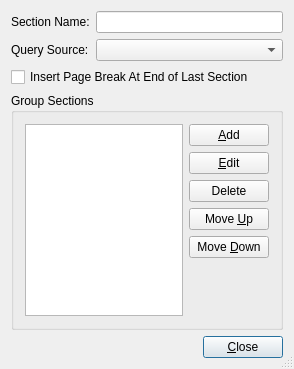
<ui version="4.0" >
 <comment> * OpenRPT report writer and rendering engine
 * Copyright (C) 2001-2010 by OpenMFG, LLC
 *
 * This library is free software; you can redistribute it and/or
 * modify it under the terms of the GNU Lesser General Public
 * License as published by the Free Software Foundation; either
 * version 2.1 of the License, or (at your option) any later version.
 *
 * This library is distributed in the hope that it will be useful,
 * but WITHOUT ANY WARRANTY; without even the implied warranty of
 * MERCHANTABILITY or FITNESS FOR A PARTICULAR PURPOSE. See the GNU
 * Lesser General Public License for more details.
 *
 * You should have received a copy of the GNU Lesser General Public
 * License along with this library; if not, write to the Free Software
 * Foundation, Inc., 59 Temple Place, Suite 330, Boston, MA 02111-1307 USA
 * Please contact info@openmfg.com with any questions on this license.</comment>
 <class>DetailSectionDialog</class>
 <widget class="QDialog" name="DetailSectionDialog" >
  <property name="geometry" >
   <rect>
    <x>0</x>
    <y>0</y>
    <width>294</width>
    <height>369</height>
   </rect>
  </property>
  <property name="windowTitle" >
   <string>Detail Section Properties</string>
  </property>
  <property name="sizeGripEnabled" >
   <bool>true</bool>
  </property>
  <layout class="QVBoxLayout" >
   <item>
    <layout class="QGridLayout" >
     <item row="0" column="0" >
      <widget class="QLabel" name="TextLabel1" >
       <property name="text" >
        <string>Section Name:</string>
       </property>
       <property name="buddy" >
        <cstring>tbName</cstring>
       </property>
      </widget>
     </item>
     <item row="0" column="1" >
      <widget class="QLineEdit" name="tbName" />
     </item>
     <item row="1" column="0" >
      <widget class="QLabel" name="TextLabel2" >
       <property name="text" >
        <string>Query Source:</string>
       </property>
       <property name="buddy" >
        <cstring>cbQuery</cstring>
       </property>
      </widget>
     </item>
     <item row="1" column="1" >
      <widget class="QueryComboBox" name="cbQuery" >
       <property name="sizePolicy" >
        <sizepolicy vsizetype="Fixed" hsizetype="Expanding" >
         <horstretch>0</horstretch>
         <verstretch>0</verstretch>
        </sizepolicy>
       </property>
      </widget>
     </item>
    </layout>
   </item>
   <item>
    <widget class="QCheckBox" name="breakAtEnd" >
     <property name="text" >
      <string>Insert Page Break At End of Last Section</string>
     </property>
    </widget>
   </item>
   <item>
    <widget class="QGroupBox" name="GroupBox1" >
     <property name="title" >
      <string>Group Sections</string>
     </property>
     <layout class="QHBoxLayout" >
      <property name="spacing" >
       <number>6</number>
      </property>
      <property name="leftMargin" >
       <number>11</number>
      </property>
      <property name="topMargin" >
       <number>11</number>
      </property>
      <property name="rightMargin" >
       <number>11</number>
      </property>
      <property name="bottomMargin" >
       <number>11</number>
      </property>
      <item>
       <widget class="QListWidget" name="lbGroups" />
      </item>
      <item>
       <layout class="QVBoxLayout" >
        <property name="spacing" >
         <number>6</number>
        </property>
        <property name="leftMargin" >
         <number>0</number>
        </property>
        <property name="topMargin" >
         <number>0</number>
        </property>
        <property name="rightMargin" >
         <number>0</number>
        </property>
        <property name="bottomMargin" >
         <number>0</number>
        </property>
        <item>
         <widget class="QPushButton" name="btnAdd" >
          <property name="text" >
           <string>&amp;Add</string>
          </property>
         </widget>
        </item>
        <item>
         <widget class="QPushButton" name="btnEdit" >
          <property name="text" >
           <string>&amp;Edit</string>
          </property>
         </widget>
        </item>
        <item>
         <widget class="QPushButton" name="btnRemove" >
          <property name="text" >
           <string>Delete</string>
          </property>
         </widget>
        </item>
        <item>
         <widget class="QPushButton" name="btnMoveUp" >
          <property name="text" >
           <string>Move &amp;Up</string>
          </property>
         </widget>
        </item>
        <item>
         <widget class="QPushButton" name="brnMoveDown" >
          <property name="text" >
           <string>Move &amp;Down</string>
          </property>
         </widget>
        </item>
        <item>
         <spacer>
          <property name="orientation" >
           <enum>Qt::Vertical</enum>
          </property>
          <property name="sizeType" >
           <enum>QSizePolicy::Expanding</enum>
          </property>
          <property name="sizeHint" >
           <size>
            <width>20</width>
            <height>40</height>
           </size>
          </property>
         </spacer>
        </item>
       </layout>
      </item>
     </layout>
    </widget>
   </item>
   <item>
    <layout class="QHBoxLayout" >
     <property name="spacing" >
      <number>6</number>
     </property>
     <property name="leftMargin" >
      <number>0</number>
     </property>
     <property name="topMargin" >
      <number>0</number>
     </property>
     <property name="rightMargin" >
      <number>0</number>
     </property>
     <property name="bottomMargin" >
      <number>0</number>
     </property>
     <item>
      <spacer>
       <property name="orientation" >
        <enum>Qt::Horizontal</enum>
       </property>
       <property name="sizeType" >
        <enum>QSizePolicy::Expanding</enum>
       </property>
       <property name="sizeHint" >
        <size>
         <width>20</width>
         <height>20</height>
        </size>
       </property>
      </spacer>
     </item>
     <item>
      <widget class="QPushButton" name="buttonOk" >
       <property name="text" >
        <string>&amp;Close</string>
       </property>
       <property name="shortcut" >
        <string>Alt+C</string>
       </property>
       <property name="autoDefault" >
        <bool>true</bool>
       </property>
       <property name="default" >
        <bool>true</bool>
       </property>
      </widget>
     </item>
    </layout>
   </item>
  </layout>
 </widget>
 <layoutdefault spacing="6" margin="11" />
 <customwidgets>
  <customwidget>
   <class>QueryComboBox</class>
   <extends>QComboBox</extends>
   <header>querycombobox.h</header>
  </customwidget>
 </customwidgets>
 <tabstops>
  <tabstop>tbName</tabstop>
  <tabstop>cbQuery</tabstop>
  <tabstop>breakAtEnd</tabstop>
  <tabstop>lbGroups</tabstop>
  <tabstop>btnAdd</tabstop>
  <tabstop>btnEdit</tabstop>
  <tabstop>btnRemove</tabstop>
  <tabstop>btnMoveUp</tabstop>
  <tabstop>brnMoveDown</tabstop>
  <tabstop>buttonOk</tabstop>
 </tabstops>
 <resources/>
 <connections>
  <connection>
   <sender>buttonOk</sender>
   <signal>clicked()</signal>
   <receiver>DetailSectionDialog</receiver>
   <slot>accept()</slot>
   <hints>
    <hint type="sourcelabel" >
     <x>20</x>
     <y>20</y>
    </hint>
    <hint type="destinationlabel" >
     <x>20</x>
     <y>20</y>
    </hint>
   </hints>
  </connection>
 </connections>
</ui>
